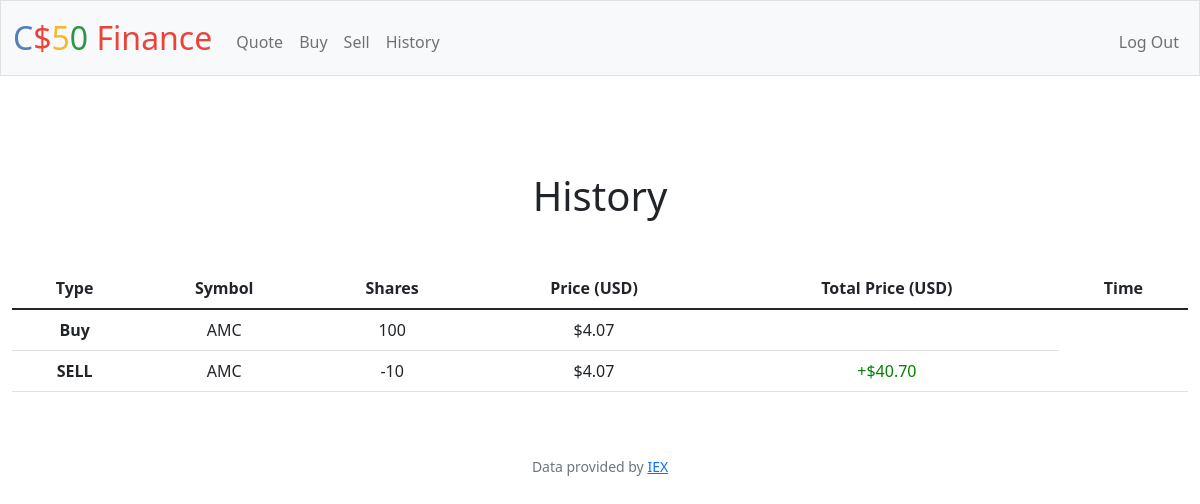
Screenshot of /history (signed in) with the database file from the repository.
### tables this page shows
CREATE TABLE 'transactions' ('id' INTEGER PRIMARY KEY AUTOINCREMENT NOT NULL, 'user_id' INTEGER, 'symbol' TEXT, 'shares' INTEGER, 'price' REAL, 'date' DATETIME, 'name' TEXT, 'type' TEXT);

### app.py (the view)
@app.route("/history")
@login_required
def history():
    transaction_info = db.execute(
        "SELECT date, type, symbol, price, shares FROM transactions WHERE user_id = ? ORDER BY date DESC", session["user_id"])
    return render_template("history.html", transaction_info=transaction_info, usd=usd)

### app.py (called while the page is built)
@app.after_request
def after_request(response):
    response.headers["Cache-Control"] = "no-cache, no-store, must-revalidate"
    response.headers["Expires"] = 0
    response.headers["Pragma"] = "no-cache"
    return response

### helpers.py (called while the page is built)
def login_required(f):
    @wraps(f)
    def decorated_function(*args, **kwargs):
        if session.get("user_id") is None:
            return redirect("/login")
        return f(*args, **kwargs)
    return decorated_function

def usd(value):
    return f"${value:,.2f}"

### templates/history.html (shortened to what this page needs)
{% extends "layout.html" %}
{% block main %}
    <div class="text-center mt-5">
        <h1>History</h1>
    </div>
    <div class="table-responsive mt-5">
        <table class="table">
            <thead>
                <tr>
                    <th scope="col">Type</th>
                    <th scope="col">Symbol</th>
                    <th scope="col">Shares</th>
                    <th scope="col">Price (USD)</th>
                    <th scope="col">Total Price (USD)</th>
                    <th scope="col">Time</th>
                </tr>
            </thead>
            <tbody>
                {% for record in transaction_info %}
                    <tr>
                        <td><b> {{ record["type"] }} </b></td>
                        <td> {{ record["symbol"] }}</td>
                        <td> {{ record["shares"] }}</td>
                        <td> {{ usd(record["price"]) }} </td>
                        {% if record["type"] == "SELL" %}
                            <td><font color="green"> +{{ usd(record["price"] * -record["shares"]) }} </font></td>
                        {% elif record["type"] == "ADD CASH" %}
                            <td><font color="green"> +{{ usd(record["price"] * record["shares"]) }} </font></td>
                        {% elif record["type"] == "BUY" %}
                            <td><font color="red"> -{{ usd(record["price"] * record["shares"]) }} </font></td>
                        {% endif %}
                        <td> {{ record["timestamp"] }}</td>
                    </tr>
                {% endfor %}
            </tbody>
        </table>
    </div>
{% endblock %}

### rows the page displays
transactions: type "Buy", symbol "AMC", shares "100", price "$4.07"
transactions: type "SELL", symbol "AMC", shares "-10", price "$4.07", price+shares "$40.70"
